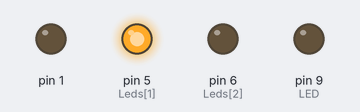
The sketch below on a simulated Arduino Uno, built with avr-gcc and run on an emulated ATmega328P. On the bench: output pins drawn as LEDs (lit = HIGH).

Above: at 0.1 s.
At 1.9 s:
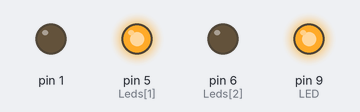
At 4.0 s:
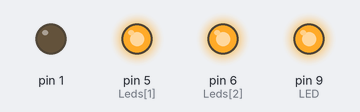
At 7.7 s:
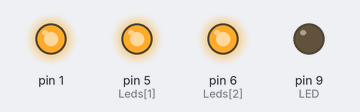
Timing chart, 0 to 9.2 s (numbered marks = the images above):
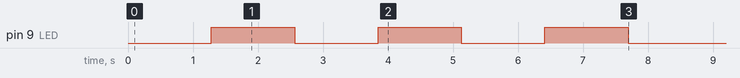

The sketch:

GitHub._Name_it_3.4_Boole.ino
```cpp
int LED=9;

void setup(){
  pinMode(LED, OUTPUT);


  int count = 1;
  int Leds[3] = {3, 5, 6};
  while (count <= 3){
    pinMode(Leds[count], OUTPUT);
    for (int i=0;i<=255;i=i+1){
      digitalWrite(Leds[count], HIGH);
      analogWrite(LED,i);
      delay(5);
    }

    for (int i=255;i>=0;i--){
      analogWrite(LED,i);
      delay(5);
    }
    count++;
  }

}

void loop(){

}
```
